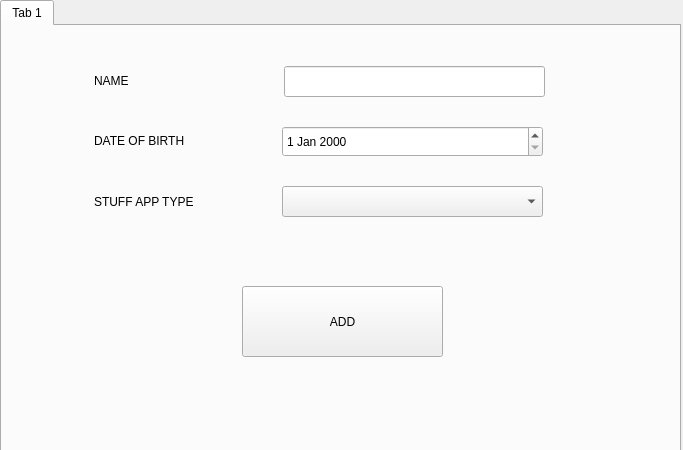
<?xml version="1.0" encoding="UTF-8"?>
<ui version="4.0">
 <class>stuffWidget</class>
 <widget class="QWidget" name="stuffWidget">
  <property name="geometry">
   <rect>
    <x>0</x>
    <y>0</y>
    <width>683</width>
    <height>450</height>
   </rect>
  </property>
  <property name="windowTitle">
   <string>stuffWidget</string>
  </property>
  <widget class="QTabWidget" name="tabWidget">
   <property name="geometry">
    <rect>
     <x>0</x>
     <y>0</y>
     <width>681</width>
     <height>461</height>
    </rect>
   </property>
   <property name="currentIndex">
    <number>0</number>
   </property>
   <widget class="QWidget" name="tab">
    <attribute name="title">
     <string>Tab 1</string>
    </attribute>
    <widget class="QLineEdit" name="lineEdit">
     <property name="geometry">
      <rect>
       <x>282</x>
       <y>40</y>
       <width>261</width>
       <height>31</height>
      </rect>
     </property>
    </widget>
    <widget class="QDateEdit" name="dateEdit">
     <property name="geometry">
      <rect>
       <x>280</x>
       <y>100</y>
       <width>261</width>
       <height>31</height>
      </rect>
     </property>
    </widget>
    <widget class="QLabel" name="label">
     <property name="geometry">
      <rect>
       <x>92</x>
       <y>39</y>
       <width>141</width>
       <height>31</height>
      </rect>
     </property>
     <property name="text">
      <string>NAME</string>
     </property>
    </widget>
    <widget class="QLabel" name="label_2">
     <property name="geometry">
      <rect>
       <x>92</x>
       <y>99</y>
       <width>161</width>
       <height>31</height>
      </rect>
     </property>
     <property name="text">
      <string>DATE OF BIRTH</string>
     </property>
    </widget>
    <widget class="QLabel" name="label_3">
     <property name="geometry">
      <rect>
       <x>92</x>
       <y>160</y>
       <width>181</width>
       <height>31</height>
      </rect>
     </property>
     <property name="text">
      <string>STUFF APP TYPE</string>
     </property>
    </widget>
    <widget class="QPushButton" name="pushButton">
     <property name="geometry">
      <rect>
       <x>240</x>
       <y>260</y>
       <width>201</width>
       <height>71</height>
      </rect>
     </property>
     <property name="text">
      <string>ADD</string>
     </property>
    </widget>
    <widget class="QComboBox" name="comboBox">
     <property name="geometry">
      <rect>
       <x>280</x>
       <y>160</y>
       <width>261</width>
       <height>31</height>
      </rect>
     </property>
    </widget>
   </widget>
  </widget>
 </widget>
 <resources/>
 <connections/>
</ui>
